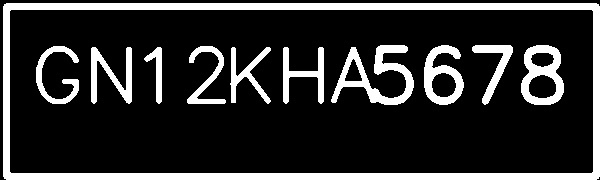
#> input picture preprocessed_plate.jpg, 600 x 180 px
$ python -i optimized_ocr.py   (imports and definitions only)
#> lines starting #> are read from the running program, lines starting #| are printed output that depends on the picture; after the words box and inside, x2 and y2 are one past the last pixel; in counts of white or black regions, pixels touching at a corner belong together
"""
Optimized license plate OCR script for the SUTMS application.
Focused on high accuracy for Nepali license plates.
"""
import sys
import cv2
import numpy as np
import time
import os
import re

# Import pytesseract for OCR
try:
    import pytesseract
    TESSERACT_AVAILABLE = True
except ImportError:
    print("Warning: pytesseract not installed. OCR functionality will be limited.")
    TESSERACT_AVAILABLE = False

# [214 lines left out: function post_process_nepali_plate, not called in this run]

def improve_plate_visibility(img):
    """Apply preprocessing to make the license plate more visible."""
    # Check if we're dealing with a white plate (optimized) or a yellow plate (realistic)
    is_white_plate = True  # Default to white plate processing for now

    # Convert to grayscale
    gray = cv2.cvtColor(img, cv2.COLOR_BGR2GRAY)

    if is_white_plate:
        # For white plates (optimized for OCR), simple processing works better
        # Apply gaussian blur to reduce noise
        blurred = cv2.GaussianBlur(gray, (5, 5), 0)

        # Apply Otsu's thresholding
        _, thresh = cv2.threshold(blurred, 0, 255, cv2.THRESH_BINARY_INV + cv2.THRESH_OTSU)

        # Clean up with opening operation
        kernel = np.ones((2, 2), np.uint8)
        cleaned = cv2.morphologyEx(thresh, cv2.MORPH_OPEN, kernel)

        return cleaned
    else:
        # For yellow plates (realistic), use more complex processing
        # Apply bilateral filter to reduce noise while preserving edges
        filtered = cv2.bilateralFilter(gray, 11, 17, 17)

        # Apply adaptive thresholding to binarize the image
        thresh = cv2.adaptiveThreshold(
            filtered,
            255,
            cv2.ADAPTIVE_THRESH_GAUSSIAN_C,
            cv2.THRESH_BINARY_INV,
            11,
            2
        )

        # Use morphological operations to clean up the image
        kernel = np.ones((2, 2), np.uint8)
        morph = cv2.morphologyEx(thresh, cv2.MORPH_CLOSE, kernel)

        return morph

# [23 lines left out: function self_detect_plate_type, not called in this run]

def ocr_license_plate(image_path, save_debug_images=True):
    """
    Perform OCR on a license plate image using optimized techniques.

    Args:
        image_path: Path to the license plate image
        save_debug_images: Whether to save intermediate images for debugging

    Returns:
        Dictionary with OCR results
    """
#> called with image_path = 'preprocessed_plate.jpg', save_debug_images = True
    start_time = time.time()
    print(f"Processing license plate: {image_path}")

    # Check if image exists
    if not os.path.exists(image_path):
        return {"success": False, "error": "Image file not found"}

    # Read the image
    img = cv2.imread(image_path)
#> img is the input picture: shape (180, 600, 3); min 0, max 255, mean 47.8
    if img is None:
        return {"success": False, "error": "Failed to read image"}

    # Record original dimensions
    h, w = img.shape[:2]
#> h = 180; w = 600

    # Resize if the image is too small
    MIN_WIDTH = 300
    if w < MIN_WIDTH:
        scale_factor = MIN_WIDTH / w
        img = cv2.resize(img, None, fx=scale_factor, fy=scale_factor, interpolation=cv2.INTER_CUBIC)

    # Preprocess the image
    preprocessed = improve_plate_visibility(img)
#> in improve_plate_visibility, `blurred = cv2.GaussianBlur(gray, (5, 5), 0)`:
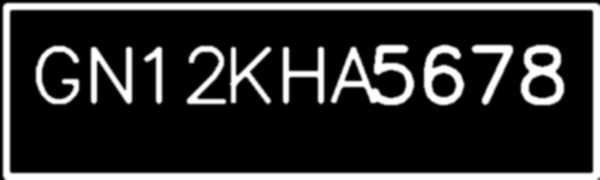
#> blurred: shape (180, 600); min 0, max 255, mean 47.8
#> in improve_plate_visibility, `_, thresh = cv2.threshold(blurred, 0, 255, cv2.THRESH_BINARY_INV + cv2..`:
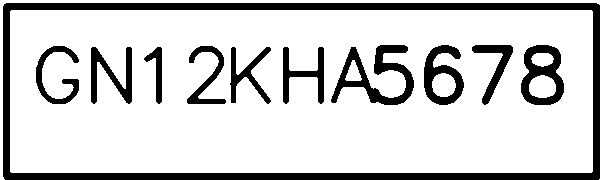
#> thresh: shape (180, 600); 81.2% white; 11 black regions, largest, box (x1, y1, x2, y2) and area: (3, 3, 600, 180) 10630, (331, 45, 414, 105) 1851, (521, 45, 564, 105) 1347
#> in improve_plate_visibility, `cleaned = cv2.morphologyEx(thresh, cv2.MORPH_OPEN, kernel)`:
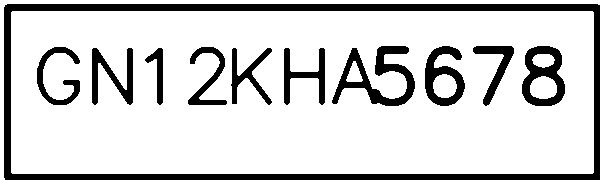
#> cleaned: shape (180, 600); 81.9% white; 11 black regions, largest, box (x1, y1, x2, y2) and area: (4, 4, 600, 180) 9862, (332, 46, 415, 106) 1853, (522, 46, 565, 106) 1347

    # Save preprocessed image if requested
    preproc_path = None
    if save_debug_images:
        preproc_path = 'preprocessed_plate.jpg'
        cv2.imwrite(preproc_path, preprocessed)

    # Initialize result
    result = {
        "success": TESSERACT_AVAILABLE,
        "processing_time_ms": 0,
        "preprocessed_image": preproc_path
    }

    # Perform OCR if Tesseract is available
    if not TESSERACT_AVAILABLE:
        result["error"] = "Tesseract OCR not available"
        return result

    try:
        # Try multiple Tesseract configurations and pick the best result
        configs = [
            '--oem 1 --psm 7 -c tessedit_char_whitelist=ABCDEFGHIJKLMNOPQRSTUVWXYZ0123456789',  # For single line of text
            '--oem 1 --psm 8 -c tessedit_char_whitelist=ABCDEFGHIJKLMNOPQRSTUVWXYZ0123456789',  # For single word
            '--oem 3 --psm 6 -c tessedit_char_whitelist=ABCDEFGHIJKLMNOPQRSTUVWXYZ0123456789'   # For sparse text
        ]

        best_text = ""
        best_conf = 0
        best_config = configs[0]

        # Try each configuration and keep the one with highest confidence
        for config in configs:
            curr_text = pytesseract.image_to_string(preprocessed, config=config).strip()

            try:
                ocr_data = pytesseract.image_to_data(
                    preprocessed,
                    config=config,
                    output_type=pytesseract.Output.DICT
                )

                # Calculate average confidence for words
                confidences = [float(conf) for i, conf in enumerate(ocr_data['conf'])
                             if ocr_data['text'][i].strip()]
                curr_conf = sum(confidences) / len(confidences) if confidences else 0

                # If this config gives better confidence, keep it
                if curr_conf > best_conf:
                    best_conf = curr_conf
                    best_text = curr_text
                    best_config = config

            except Exception as e:
                print(f"Warning: Error with config {config}: {str(e)}")
                continue
#> after the loop, best_conf = 0; best_text = ''

        # Use the best configuration found
        text = best_text if best_text else pytesseract.image_to_string(preprocessed, config=best_config).strip()

        # Post-process to match Nepali plate format
        processed_text = post_process_nepali_plate(text)

        # Get confidence
        try:
            ocr_data = pytesseract.image_to_data(
                preprocessed,
                config=best_config,
                output_type=pytesseract.Output.DICT
            )

            # Calculate average confidence for words
            confidences = [float(conf) for i, conf in enumerate(ocr_data['conf'])
                         if ocr_data['text'][i].strip()]
            avg_confidence = sum(confidences) / len(confidences) if confidences else 0
        except Exception as e:
            print(f"Warning: Could not calculate confidence: {str(e)}")
            avg_confidence = 0

        # Update result
        result["raw_text"] = text
        result["processed_text"] = processed_text
        result["confidence"] = avg_confidence

        # Print results
        print(f"Raw OCR text: {text}")
        print(f"Processed text: {processed_text}")
        print(f"Confidence: {avg_confidence:.2f}%")

    except Exception as e:
        print(f"OCR Error: {str(e)}")
        result["error"] = str(e)
        result["success"] = False

    # Calculate processing time
    result["processing_time_ms"] = (time.time() - start_time) * 1000
    print(f"Processing time: {result['processing_time_ms']:.2f} ms")

    return result

# [14 lines left out: function main, not called in this run]

# [2 lines not run here, left out]

#> (the run stopped early here; a loop or call above may not have finished)
